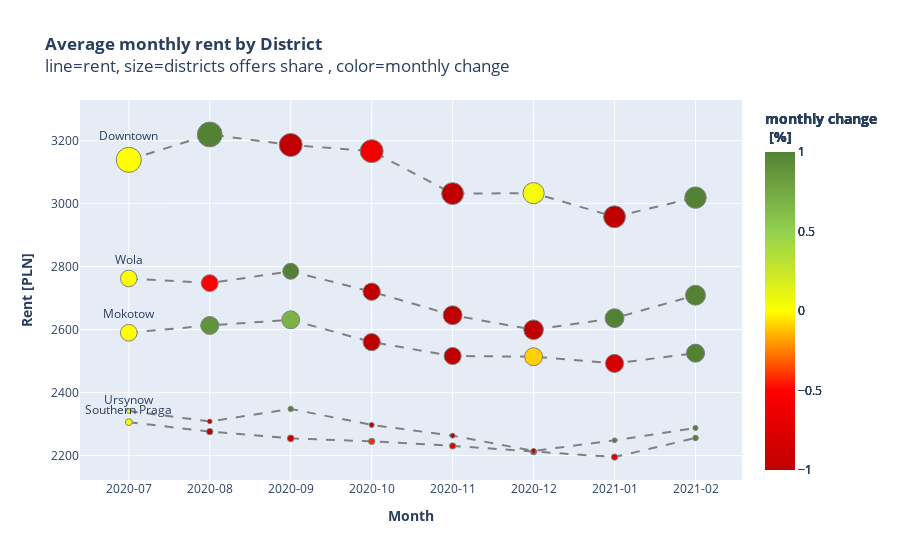

Source (notebook cell):
### Code cell
data=[]
for dtr in top_5_districts :
    df_temp = df_monthly_dtr.query("district=='{}'".format(dtr))
    df_temp.reset_index(inplace=True, drop=True)
    
    trace=go.Scatter(
            x=df_temp.year_month,
            y=df_temp.total_monthly_price,
            hovertemplate= '%{text}',
            showlegend=False,
            mode='lines+markers',
            line=dict(color="grey", dash="dash"),
            marker=dict(
            color=df_temp.change,
            colorscale = custom_scale,
            cauto=False,
            cmin=-1,
            cmax=1,
            size=df_temp.offers_share,opacity=1,

                showscale=True,
                colorbar=dict(title="<b>monthly change<br> [%] <br>")
             
        
            
            ),
            name="",
    
        text=['''<b>District: {}<br>Mean monthly price: {:.0f}</b></br><br>Change from last month {:.2f}%<br>Offers count: {:.0f}<br>District share in all offers: {:.0f}%'''\
                              .format(df_temp.district[i],
                                      df_temp.total_monthly_price[i],
                                       df_temp.change[i],
                                      df_temp.offers[i],
                                         df_temp.offers_share[i],
                                     ) for i in range(0, df_temp.shape[0])],

        )
    
    
    data.append(trace)

# Adding text trace to show district names next to first point of the line graph
names_df = df_monthly_dtr[df_monthly_dtr.district.apply(lambda x: x in top_5_districts)].query("year_month=='2020-07'")
names_df.reset_index(inplace=True, drop=True)

dtr_names_trace = go.Scatter(
            x=names_df.year_month,
            y=names_df.total_monthly_price,
            text = names_df.district,
            mode="text+markers",
            textposition="top center",
            hoverinfo="skip",
            showlegend=False,
            marker=dict(
            
                size=names_df.offers_share,opacity=0)
            

        
            
            )

data.append(dtr_names_trace)
    
figure=go.Figure(
data=data,
layout=go.Layout(
        title="<b>Average monthly rent by District</b><br>line=rent, size=districts offers share , color=monthly change",
            yaxis=dict(title="<b>Rent [PLN]"),
        xaxis=dict(title="<b>Month",type="category")

    
    ))


iplot(figure)

### Figure 1 — Plotly figure (JSON) as saved in the notebook; plotly's stock layout.template omitted (floating-point values rounded to 4 significant figures)
{"data": [{"hovertemplate": "%{text}", "line": {"color": "grey", "dash": "dash"}, "marker": {"cauto": false, "cmax": 1, "cmin": -1, "color": [0, 2.565, -1.033, -0.6142, -4.253, 0.04257, -2.469, 2.056], "colorbar": {"title": {"text": "<b>monthly change<br> [%] <br>"}}, "colorscale": [[0, "rgb(192,0,0)"], [0.25, "rgb(255,0,0)"], [0.5, "rgb(255,255,0)"], [0.75, "rgb(146,208,80)"], [1, "rgb(84,130,53)"]], "opacity": 1, "showscale": true, "size": [25.11, 24.8, 23.02, 22.93, 21.88, 21.24, 21.81, 21.43]}, "mode": "lines+markers", "name": "", "showlegend": false, "text": ["<b>District: Downtown<br>Mean monthly price: 3139</b></br><br>Change from last month 0.00%<br>Offers count: 1677<br>District share in all offers: 25%", "<b>District: Downtown<br>Mean monthly price: 3219</b></br><br>Change from last month 2.57%<br>Offers count: 1348<br>District share in all offers: 25%", "<b>District: Downtown<br>Mean monthly price: 3186</b></br><br>Change from last month -1.03%<br>Offers count: 1469<br>District share in all offers: 23%", "<b>District: Downtown<br>Mean monthly price: 3167</b></br><br>Change from last month -0.61%<br>Offers count: 1377<br>District share in all offers: 23%", "<b>District: Downtown<br>Mean monthly price: 3032</b></br><br>Change from last month -4.25%<br>Offers count: 1834<br>District share in all offers: 22%", "<b>District: Downtown<br>Mean monthly price: 3033</b></br><br>Change from last month 0.04%<br>Offers count: 1750<br>District share in all offers: 21%", "<b>District: Downtown<br>Mean monthly price: 2958</b></br><br>Change from last month -2.47%<br>Offers count: 1963<br>District share in all offers: 22%", "<b>District: Downtown<br>Mean monthly price: 3019</b></br><br>Change from last month 2.06%<br>Offers count: 1659<br>District share in all offers: 21%"], "type": "scatter", "x": ["2020-07", "2020-08", "2020-09", "2020-10", "2020-11", "2020-12", "2021-01", "2021-02"], "y": [3139.0, 3219.0, 3186.0, 3167.0, 3032.0, 3033.0, 2958.0, 3019.0]}, {"hovertemplate": "%{text}", "line": {"color": "grey", "dash": "dash"}, "marker": {"cauto": false, "cmax": 1, "cmin": -1, "color": [0, -0.5364, 1.369, -2.326, -2.745, -1.742, 1.417, 2.755], "colorbar": {"title": {"text": "<b>monthly change<br> [%] <br>"}}, "colorscale": [[0, "rgb(192,0,0)"], [0.25, "rgb(255,0,0)"], [0.5, "rgb(255,255,0)"], [0.75, "rgb(146,208,80)"], [1, "rgb(84,130,53)"]], "opacity": 1, "showscale": true, "size": [16.65, 16.87, 15.89, 17.37, 18.89, 19.59, 18.85, 19.94]}, "mode": "lines+markers", "name": "", "showlegend": false, "text": ["<b>District: Wola<br>Mean monthly price: 2762</b></br><br>Change from last month 0.00%<br>Offers count: 1112<br>District share in all offers: 17%", "<b>District: Wola<br>Mean monthly price: 2748</b></br><br>Change from last month -0.54%<br>Offers count: 917<br>District share in all offers: 17%", "<b>District: Wola<br>Mean monthly price: 2785</b></br><br>Change from last month 1.37%<br>Offers count: 1014<br>District share in all offers: 16%", "<b>District: Wola<br>Mean monthly price: 2720</b></br><br>Change from last month -2.33%<br>Offers count: 1043<br>District share in all offers: 17%", "<b>District: Wola<br>Mean monthly price: 2646</b></br><br>Change from last month -2.75%<br>Offers count: 1584<br>District share in all offers: 19%", "<b>District: Wola<br>Mean monthly price: 2600</b></br><br>Change from last month -1.74%<br>Offers count: 1614<br>District share in all offers: 20%", "<b>District: Wola<br>Mean monthly price: 2636</b></br><br>Change from last month 1.42%<br>Offers count: 1696<br>District share in all offers: 19%", "<b>District: Wola<br>Mean monthly price: 2709</b></br><br>Change from last month 2.76%<br>Offers count: 1543<br>District share in all offers: 20%"], "type": "scatter", "x": ["2020-07", "2020-08", "2020-09", "2020-10", "2020-11", "2020-12", "2021-01", "2021-02"], "y": [2762.0, 2748.0, 2785.0, 2720.0, 2646.0, 2600.0, 2636.0, 2709.0]}, {"hovertemplate": "%{text}", "line": {"color": "grey", "dash": "dash"}, "marker": {"cauto": false, "cmax": 1, "cmin": -1, "color": [0, 0.8925, 0.6852, -2.688, -1.724, -0.09022, -0.8491, 1.308], "colorbar": {"title": {"text": "<b>monthly change<br> [%] <br>"}}, "colorscale": [[0, "rgb(192,0,0)"], [0.25, "rgb(255,0,0)"], [0.5, "rgb(255,255,0)"], [0.75, "rgb(146,208,80)"], [1, "rgb(84,130,53)"]], "opacity": 1, "showscale": true, "size": [16.71, 17.97, 17.88, 17.2, 17.15, 17.99, 18.16, 18.07]}, "mode": "lines+markers", "name": "", "showlegend": false, "text": ["<b>District: Mokotow<br>Mean monthly price: 2590</b></br><br>Change from last month 0.00%<br>Offers count: 1116<br>District share in all offers: 17%", "<b>District: Mokotow<br>Mean monthly price: 2613</b></br><br>Change from last month 0.89%<br>Offers count: 977<br>District share in all offers: 18%", "<b>District: Mokotow<br>Mean monthly price: 2631</b></br><br>Change from last month 0.69%<br>Offers count: 1141<br>District share in all offers: 18%", "<b>District: Mokotow<br>Mean monthly price: 2560</b></br><br>Change from last month -2.69%<br>Offers count: 1033<br>District share in all offers: 17%", "<b>District: Mokotow<br>Mean monthly price: 2516</b></br><br>Change from last month -1.72%<br>Offers count: 1438<br>District share in all offers: 17%", "<b>District: Mokotow<br>Mean monthly price: 2514</b></br><br>Change from last month -0.09%<br>Offers count: 1482<br>District share in all offers: 18%", "<b>District: Mokotow<br>Mean monthly price: 2493</b></br><br>Change from last month -0.85%<br>Offers count: 1634<br>District share in all offers: 18%", "<b>District: Mokotow<br>Mean monthly price: 2525</b></br><br>Change from last month 1.31%<br>Offers count: 1399<br>District share in all offers: 18%"], "type": "scatter", "x": ["2020-07", "2020-08", "2020-09", "2020-10", "2020-11", "2020-12", "2021-01", "2021-02"], "y": [2590.0, 2613.0, 2631.0, 2560.0, 2516.0, 2514.0, 2493.0, 2525.0]}, {"hovertemplate": "%{text}", "line": {"color": "grey", "dash": "dash"}, "marker": {"cauto": false, "cmax": 1, "cmin": -1, "color": [0, -1.306, -0.937, -0.4219, -0.6433, -0.8379, -0.7562, 2.758], "colorbar": {"title": {"text": "<b>monthly change<br> [%] <br>"}}, "colorscale": [[0, "rgb(192,0,0)"], [0.25, "rgb(255,0,0)"], [0.5, "rgb(255,255,0)"], [0.75, "rgb(146,208,80)"], [1, "rgb(84,130,53)"]], "opacity": 1, "showscale": true, "size": [6.888, 6.347, 6.707, 6.345, 6.202, 6.021, 6.29, 5.517]}, "mode": "lines+markers", "name": "", "showlegend": false, "text": ["<b>District: Southern Praga<br>Mean monthly price: 2306</b></br><br>Change from last month 0.00%<br>Offers count: 460<br>District share in all offers: 7%", "<b>District: Southern Praga<br>Mean monthly price: 2276</b></br><br>Change from last month -1.31%<br>Offers count: 345<br>District share in all offers: 6%", "<b>District: Southern Praga<br>Mean monthly price: 2255</b></br><br>Change from last month -0.94%<br>Offers count: 428<br>District share in all offers: 7%", "<b>District: Southern Praga<br>Mean monthly price: 2245</b></br><br>Change from last month -0.42%<br>Offers count: 381<br>District share in all offers: 6%", "<b>District: Southern Praga<br>Mean monthly price: 2231</b></br><br>Change from last month -0.64%<br>Offers count: 520<br>District share in all offers: 6%", "<b>District: Southern Praga<br>Mean monthly price: 2212</b></br><br>Change from last month -0.84%<br>Offers count: 496<br>District share in all offers: 6%", "<b>District: Southern Praga<br>Mean monthly price: 2195</b></br><br>Change from last month -0.76%<br>Offers count: 566<br>District share in all offers: 6%", "<b>District: Southern Praga<br>Mean monthly price: 2256</b></br><br>Change from last month 2.76%<br>Offers count: 427<br>District share in all offers: 6%"], "type": "scatter", "x": ["2020-07", "2020-08", "2020-09", "2020-10", "2020-11", "2020-12", "2021-01", "2021-02"], "y": [2306.0, 2276.0, 2255.0, 2245.0, 2231.0, 2212.0, 2195.0, 2256.0]}, {"hovertemplate": "%{text}", "line": {"color": "grey", "dash": "dash"}, "marker": {"cauto": false, "cmax": 1, "cmin": -1, "color": [0, -1.412, 1.721, -2.168, -1.478, -2.137, 1.508, 1.756], "colorbar": {"title": {"text": "<b>monthly change<br> [%] <br>"}}, "colorscale": [[0, "rgb(192,0,0)"], [0.25, "rgb(255,0,0)"], [0.5, "rgb(255,255,0)"], [0.75, "rgb(146,208,80)"], [1, "rgb(84,130,53)"]], "opacity": 1, "showscale": true, "size": [4.492, 4.691, 5.25, 5.046, 4.962, 4.856, 4.812, 5.052]}, "mode": "lines+markers", "name": "", "showlegend": false, "text": ["<b>District: Ursynow<br>Mean monthly price: 2342</b></br><br>Change from last month 0.00%<br>Offers count: 300<br>District share in all offers: 4%", "<b>District: Ursynow<br>Mean monthly price: 2309</b></br><br>Change from last month -1.41%<br>Offers count: 255<br>District share in all offers: 5%", "<b>District: Ursynow<br>Mean monthly price: 2348</b></br><br>Change from last month 1.72%<br>Offers count: 335<br>District share in all offers: 5%", "<b>District: Ursynow<br>Mean monthly price: 2297</b></br><br>Change from last month -2.17%<br>Offers count: 303<br>District share in all offers: 5%", "<b>District: Ursynow<br>Mean monthly price: 2263</b></br><br>Change from last month -1.48%<br>Offers count: 416<br>District share in all offers: 5%", "<b>District: Ursynow<br>Mean monthly price: 2215</b></br><br>Change from last month -2.14%<br>Offers count: 400<br>District share in all offers: 5%", "<b>District: Ursynow<br>Mean monthly price: 2248</b></br><br>Change from last month 1.51%<br>Offers count: 433<br>District share in all offers: 5%", "<b>District: Ursynow<br>Mean monthly price: 2288</b></br><br>Change from last month 1.76%<br>Offers count: 391<br>District share in all offers: 5%"], "type": "scatter", "x": ["2020-07", "2020-08", "2020-09", "2020-10", "2020-11", "2020-12", "2021-01", "2021-02"], "y": [2342.0, 2309.0, 2348.0, 2297.0, 2263.0, 2215.0, 2248.0, 2288.0]}, {"hoverinfo": "skip", "marker": {"opacity": 0, "size": [16.65, 4.492, 16.71, 25.11, 6.888]}, "mode": "text+markers", "showlegend": false, "text": ["Wola", "Ursynow", "Mokotow", "Downtown", "Southern Praga"], "textposition": "top center", "type": "scatter", "x": ["2020-07", "2020-07", "2020-07", "2020-07", "2020-07"], "y": [2762.0, 2342.0, 2590.0, 3139.0, 2306.0]}], "layout": {"title": {"text": "<b>Average monthly rent by District</b><br>line=rent, size=districts offers share , color=monthly change"}, "xaxis": {"title": {"text": "<b>Month"}, "type": "category"}, "yaxis": {"title": {"text": "<b>Rent [PLN]"}}}}
